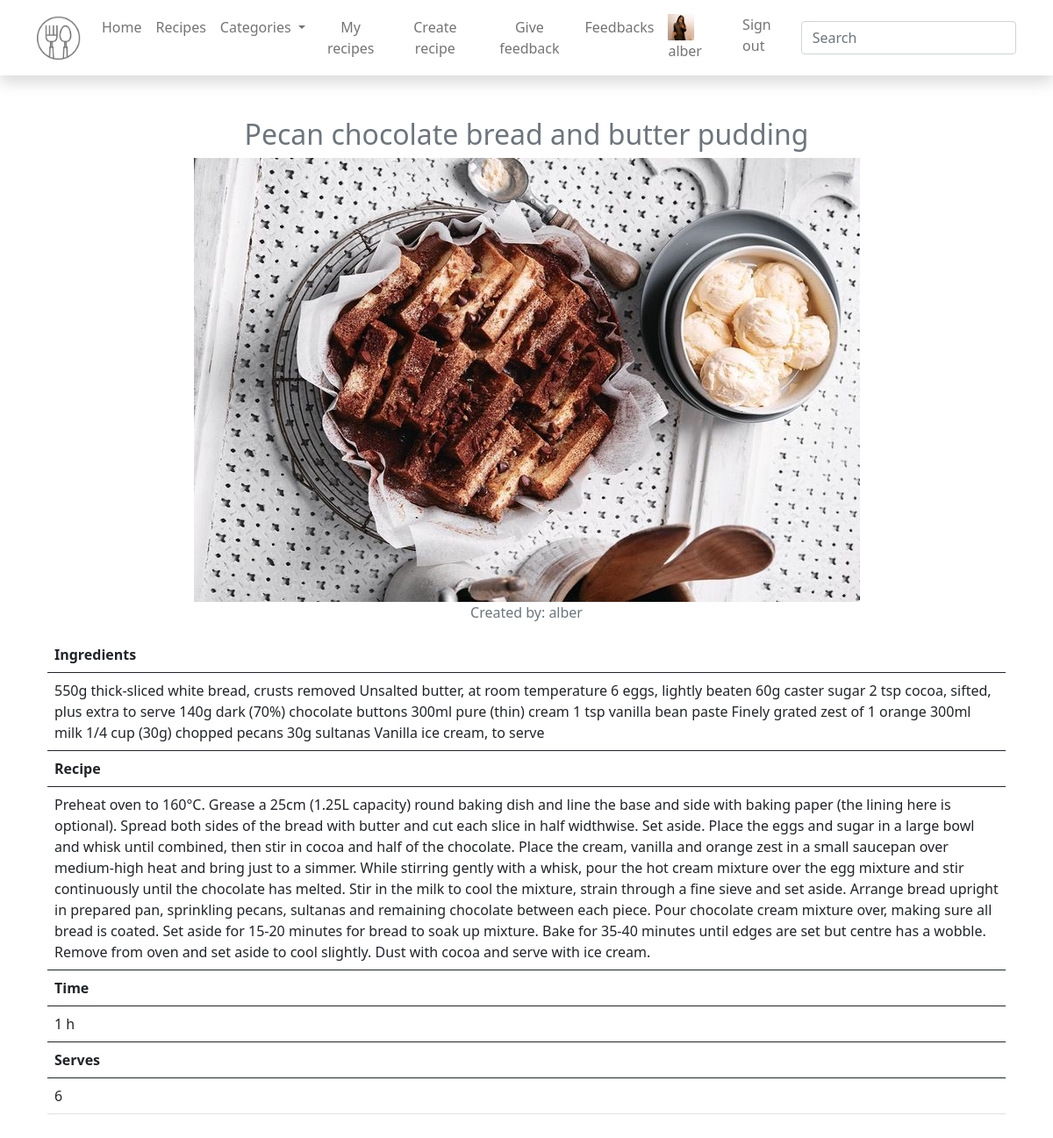
The page /show_recipe/5 (signed in) on the database its author committed.
### application/models.py (models this page shows, shortened)
class User(AbstractUser):
    image = models.ImageField(null=True, blank=True)

class Recipe(models.Model):
    title = models.CharField(max_length=200)
    category = models.ForeignKey(Category, on_delete=models.CASCADE)
    image = models.ImageField(null=True, blank=True, upload_to='photos')
    recipe = models.TextField(null=True)
    ingredients = models.TextField(null=True)
    time = models.CharField(max_length=5)
    servings = models.CharField(max_length=5)
    user = models.ForeignKey(User, on_delete=models.CASCADE, default="")

### application/views.py (the view)
# urls.py: path('show_recipe/<int:id>', show_recipe, name='show_recipe'),
def show_recipe(request, id):
    single_recipe = get_object_or_404(Recipe, pk=id)
    return render(request, 'show_recipe.html', {'recipe': single_recipe})

### templates/show_recipe.html
{% extends 'base.html' %}
{% load static %}
{% block content %}
<div class="container">
    <figure class="figure">
        <h1 class="lead main_home_header">{{ recipe.title }}</h1>
        <div class="text-center">
            <img src="{{ recipe.image.url }}" class="img-fluid" alt="Recipe image">
            <p>Created by: {{ recipe.user }}</p>
        </div>
        <table class="table table-hover">
            <thead>
                <tr>
                    <th scope="col">Ingredients</th>
                </tr>
            </thead>
            <tbody>
                <tr>
                    <td scope="row">{{ recipe.ingredients }}</td>
                </tr>
            </tbody>
            <tbody>
                <tr>
                    <th scope="col">Recipe</th>
                </tr>
            </tbody>
            <tbody>
                <tr>
                    <td scope="row">{{ recipe.recipe }}</td>
                </tr>
            </tbody>
            <tbody>
                <tr>
                    <th scope="col">Time</th>
                </tr>
            </tbody>
            <tbody>
                <tr>
                    <td scope="row">{{ recipe.time }}</td>
                </tr>
            </tbody>
            <tbody>
                <tr>
                    <th scope="col">Serves</th>
                </tr>
            </tbody>
            <tbody>
                <tr>
                    <td scope="row">{{ recipe.servings }}</td>
                </tr>
            </tbody>
        </table>
    </figure>
</div>
{% endblock %}

### templates/base.html (shortened to what this page needs)
<!doctype html>
{% load static %}
<html lang="en">
  <head>
    <link href="https://cdn.jsdelivr.net/npm/bootstrap@5.0.2/dist/css/bootstrap.min.css" rel="stylesheet">
    <link rel="stylesheet" href="{% static '/css/style.css' %}">
  </head>
  <body class="text-muted">
<nav class="navbar navbar-expand-lg navbar-light bg-white static-top mb-5 shadow">
  <div class="container">
    <a class="navbar-brand" href="{% url 'home' %}">
    <img src="{% static '/img/logotipas.png' %}" alt="" width="50" height="50" class="d-inline-block align-top">
    </a>
    <div class="collapse navbar-collapse justify-content-end" id="navbarResponsive">
      <ul class="navbar-nav ms-auto text-center">
        <li class="nav-item">
          <a class="nav-link" href="{% url 'home' %}">Home</a>
        </li>
        <li class="nav-item">
          <a class="nav-link" href="{% url 'show_recipes' %}">Recipes</a>
        </li>
        <li class="nav-item dropdown">
          <a class="nav-link dropdown-toggle" href="#" id="navbarDropdown" role="button" data-bs-toggle="dropdown" aria-expanded="false">
            Categories
          </a>
        </li>
        {% if user.is_authenticated %}
        <li class="nav-item">
          <a class="nav-link" href="{% url 'show_user_recipes' page=1 %}">My recipes</a>
        </li>
        <li class="nav-item">
          <a class="nav-link" href="{% url 'create_recipes' %}">Create recipe</a>
        </li>
        <li class="nav-item">
          <a class="nav-link" href="{% url 'give_feedback' %}">Give feedback</a>
        </li>
        {% endif %}
        {% if request.user.is_staff %}
        <li class="nav-item">
          <a class="nav-link" href="{% url 'see_feedback' %}">Feedbacks</a>
        </li>
        {% endif %}
      </ul>
        <ul class="navbar-nav ml-auto pull-right">
          {% if user.is_authenticated %}
             <li class="nav-item">
               <a class="nav-link" href="{% url 'user_account' %}">
                 {% if user.image %}
                 <img src="{{ user.image.url }}" alt="Vartotojo nuotrauka" height="30" width="30">
                 {% endif %}
               {{ user.get_username }}</a></li>
            <li class="nav-item"><a class="nav-link" href="{% url 'logout' %}">Sign out</a></li>
          {% else %}
            <li class="nav-item"><a class="nav-link" href="{% url 'login' %}">Sign In</a></li>
          {% endif %}
        </ul>
      <form class="form-inline my-2 my-lg-0" action="{% url 'search' %}" method="get">
        <input class="form-control mr-sm-2" type="text" placeholder="Search" name="query">
      </form>
    </div>
  </div>
</nav>
<div class="container">
{% block content %}{% endblock %}
</div>
  </body>
</html>

### application/static/css/style.css (style rules this page uses)
.main_home_header { font-size: 2rem; justify-content: center; text-align: center; }

### rows shown on the page
User: image (picture), get_username "alber"
Recipe: title "Pecan chocolate bread and butter pudding", image (picture), user "alber", ingredients "550g thick-sliced white bread, crusts removed Unsalted butter, at room temperature 6 eggs, lightly beaten 60g caster sugar 2 tsp cocoa, sifted, plus extra to serve 140g dark (70%) chocolate buttons 300ml pure (thin) cream 1 tsp vanilla bean paste Finely grated zest of 1 orange 300ml milk 1/4 cup (30g) chopped pecans 30g sultanas Vanilla ice cream, to serve", recipe "Preheat oven to 160°C. Grease a 25cm (1.25L capacity) round baking dish and line the base and side with baking paper (the lining here is optional). Spread both sides of the bread with butter and cut each slice in half widthwise. Set aside. Place the eggs and sugar in a large bowl and whisk until combined, then stir in cocoa and half of the chocolate. Place the cream, vanilla and orange zest in a small saucepan over medium-high heat and bring just to a simmer. While stirring gently with a whisk, pour the hot cream mixture over the egg mixture and stir continuously until the chocolate has melted. Stir in the milk to cool the mixture, strain through a fine sieve and set aside. Arrange bread…", time "1 h", servings "6"
